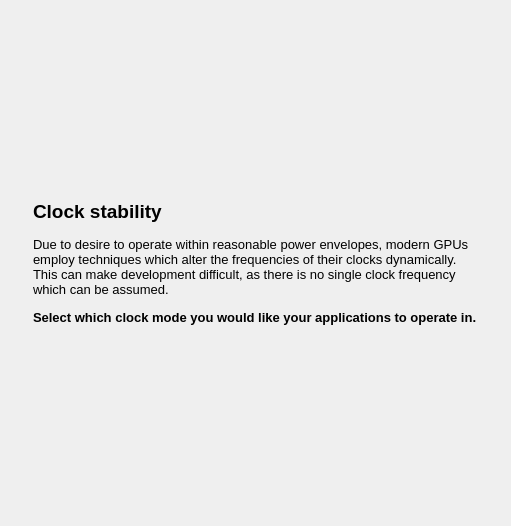
<?xml version="1.0" encoding="UTF-8"?>
<ui version="4.0">
 <class>ClocksView</class>
 <widget class="QWidget" name="ClocksView">
  <property name="geometry">
   <rect>
    <x>0</x>
    <y>0</y>
    <width>511</width>
    <height>526</height>
   </rect>
  </property>
  <property name="windowTitle">
   <string>Form</string>
  </property>
  <layout class="QGridLayout" name="gridLayout">
   <property name="leftMargin">
    <number>24</number>
   </property>
   <property name="topMargin">
    <number>24</number>
   </property>
   <property name="rightMargin">
    <number>24</number>
   </property>
   <property name="bottomMargin">
    <number>24</number>
   </property>
   <item row="0" column="0">
    <layout class="QVBoxLayout" name="verticalLayout" stretch="0,1">
     <item>
      <layout class="QVBoxLayout" name="headerLayout" stretch="0,0,0">
       <property name="spacing">
        <number>6</number>
       </property>
       <property name="bottomMargin">
        <number>0</number>
       </property>
       <item>
        <widget class="QLabel" name="clockStabilityLabel">
         <property name="sizePolicy">
          <sizepolicy hsizetype="Preferred" vsizetype="Maximum">
           <horstretch>0</horstretch>
           <verstretch>0</verstretch>
          </sizepolicy>
         </property>
         <property name="font">
          <font>
           <pointsize>14</pointsize>
           <weight>75</weight>
           <bold>true</bold>
          </font>
         </property>
         <property name="text">
          <string>Clock stability</string>
         </property>
         <property name="indent">
          <number>0</number>
         </property>
        </widget>
       </item>
       <item>
        <widget class="QLabel" name="label_2">
         <property name="sizePolicy">
          <sizepolicy hsizetype="Preferred" vsizetype="Maximum">
           <horstretch>0</horstretch>
           <verstretch>0</verstretch>
          </sizepolicy>
         </property>
         <property name="font">
          <font>
           <pointsize>10</pointsize>
          </font>
         </property>
         <property name="text">
          <string>Due to desire to operate within reasonable power envelopes, modern GPUs employ techniques which alter the frequencies of their clocks dynamically. This can make development difficult, as there is no single clock frequency which can be assumed.</string>
         </property>
         <property name="wordWrap">
          <bool>true</bool>
         </property>
         <property name="indent">
          <number>0</number>
         </property>
        </widget>
       </item>
       <item>
        <widget class="QLabel" name="label_3">
         <property name="sizePolicy">
          <sizepolicy hsizetype="Preferred" vsizetype="Maximum">
           <horstretch>0</horstretch>
           <verstretch>0</verstretch>
          </sizepolicy>
         </property>
         <property name="font">
          <font>
           <pointsize>10</pointsize>
           <weight>75</weight>
           <bold>true</bold>
          </font>
         </property>
         <property name="text">
          <string>Select which clock mode you would like your applications to operate in.</string>
         </property>
         <property name="indent">
          <number>0</number>
         </property>
        </widget>
       </item>
      </layout>
     </item>
     <item>
      <layout class="QGridLayout" name="clockModesGrid" rowstretch="0" columnstretch="0">
       <property name="sizeConstraint">
        <enum>QLayout::SetDefaultConstraint</enum>
       </property>
       <property name="leftMargin">
        <number>10</number>
       </property>
       <property name="rightMargin">
        <number>10</number>
       </property>
       <property name="bottomMargin">
        <number>0</number>
       </property>
       <property name="horizontalSpacing">
        <number>20</number>
       </property>
       <property name="verticalSpacing">
        <number>40</number>
       </property>
      </layout>
     </item>
    </layout>
   </item>
  </layout>
 </widget>
 <resources/>
 <connections/>
</ui>
